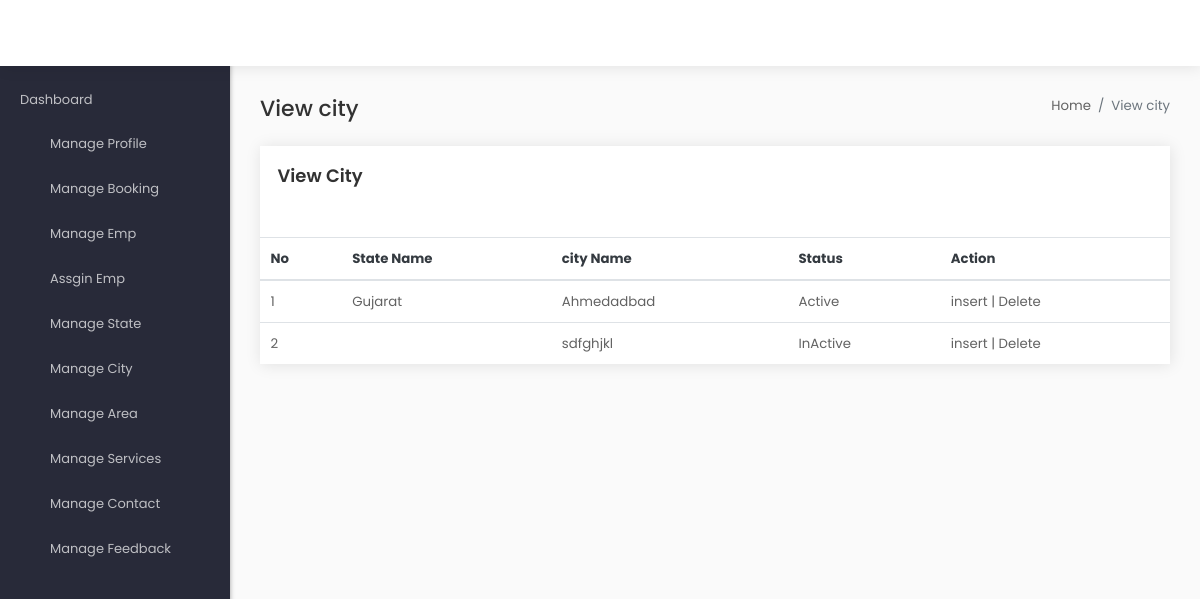
/admin/index.php?page=view_city, run on the app's committed database.
### tables this page shows
CREATE TABLE `city` (
  `City_ID` int(11) NOT NULL,
  `State_ID` int(11) NOT NULL,
  `city_name` varchar(30) NOT NULL,
  `DOI` date NOT NULL,
  `IsActive` tinyint(1) NOT NULL
);

CREATE TABLE `state` (
  `State_ID` int(11) NOT NULL,
  `State_Name` varchar(50) NOT NULL,
  `DOI` date NOT NULL,
  `IsActive` enum('1','0') NOT NULL DEFAULT '0'
);

### admin/middlepage/view_city.php (the view, shortened to what this page needs)
<div class="content-wrapper">
  <div class="page-title">
    <div class="row">
        <div class="col-sm-6">
            <h4 class="mb-0">View city</h4>
        </div>
        <div class="col-sm-6">
          <ol class="breadcrumb pt-0 pr-0 float-left float-sm-right ">
            <li class="breadcrumb-item"><a href="#" class="default-color">Home</a></li>
            <li class="breadcrumb-item active">View city</li>
          </ol>
        </div>
      </div>
  </div>
  <div class="row">
    <div class="col-xl-12 mb-30">
      <div class="card card-statistics h-100">
        <div class="card-body">
         <div class="d-block d-md-flex justify-content-between">
            <div class="d-block">
              <h5 class="card-title pb-0 border-0">View city</h5>
            </div>
             </div>
           </div>
           <div class="table-responsive mt-15">
            <table class="table center-aligned-table mb-0">
              <thead>
                <tr class="text-dark">
                  <th> No</th>
                  <th>State Name</th>
                  <th>city Name</th>
                  <th>Status</th>
                  <th>Action</th>
                </tr>
              </thead>
              <tbody>
                <?php
                $sql = mysqli_query($con,"select * from `city`");
                $id = 1;
                while($row = mysqli_fetch_array($sql)){
                $sql1 = mysqli_query($con,"select * from `state` where `State_ID` = '".$row['State_ID']."' ");
                $row1 = mysqli_fetch_array($sql1);
                ?>
                <tr>
                  <td><?php echo $id++; ?></td>
                  <td><?php echo $row1['State_Name']; ?></td>
                  <td><?php echo $row['city_name']; ?></td>
                  <td><?php if($row['IsActive']==1) { ?>Active<?php }else { ?>InActive <?php } ?></td>
                  <td><a href="">insert</a> | <a href="index.php?page=city_action&id=<?php echo $row['City_ID']; ?>">Delete</a></td>
                </tr>
                <?php } ?>
              </tbody>
            </table>
          </div>
        </div>
      </div>
    </div>
</div>

### data on the page
city: State_ID.State_Name "Gujarat", city_name "Ahmedadbad", IsActive "Active"
city: city_name "sdfghjkl", IsActive "InActive"
